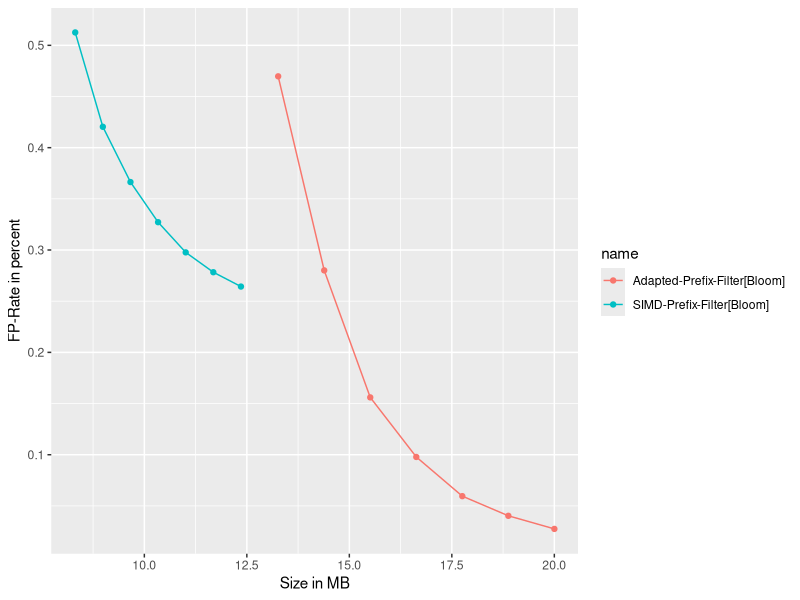

Recreate this plot in R.
library(tidyverse)

simd <- read_csv("tables/dynamic_size_fp_rates_simd.csv")
adapted <- read_csv("tables/dynamic_size_fp_rates_adapted.csv")

simd <- simd |>
  mutate(size_in_mbytes=size / 10**6) |>
  mutate(fp_rate_in_percent= fp_rate*100)

adapted <- adapted |>
  mutate(size_in_mbytes=size / 10**6) |>
  mutate(fp_rate_in_percent= fp_rate*100)

all <- rbind(simd, adapted)

graph <- ggplot(all, aes(x = size_in_mbytes, y = fp_rate_in_percent, group=name, color=name)) +
  geom_point() + geom_line() +
  labs(y="FP-Rate in percent", x="Size in MB")

graph
